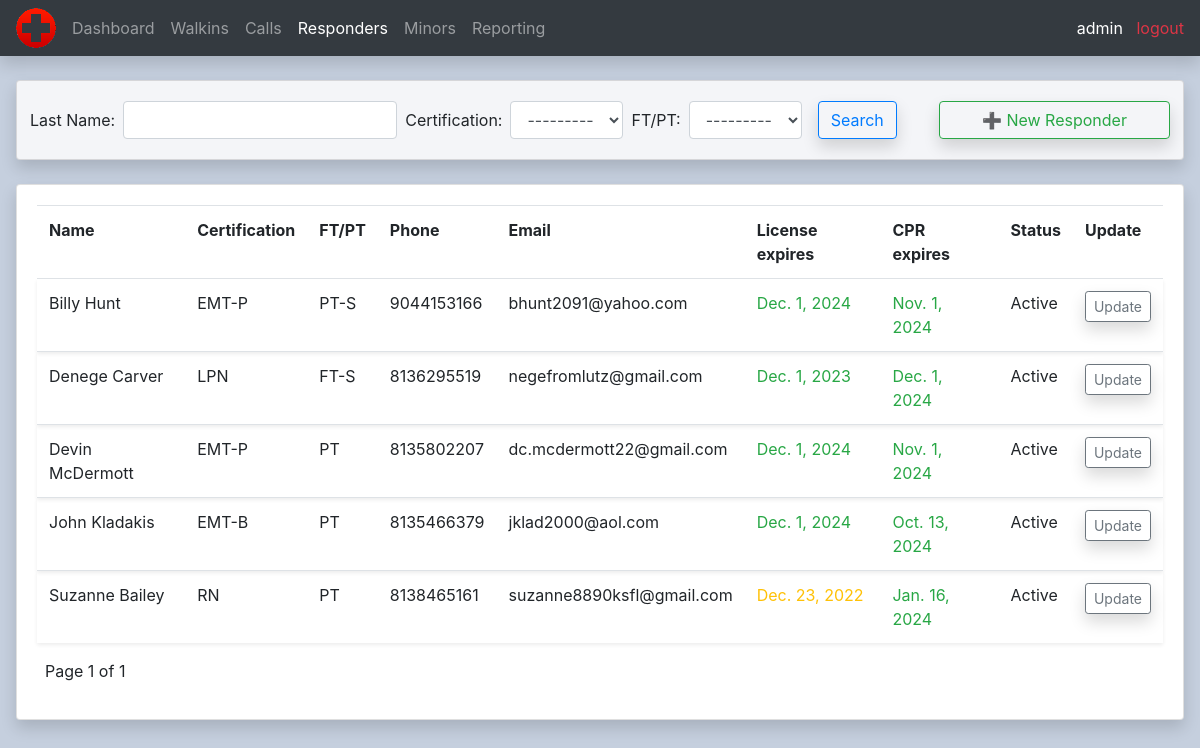
Page /responders/ (signed in) on the earlier database version.
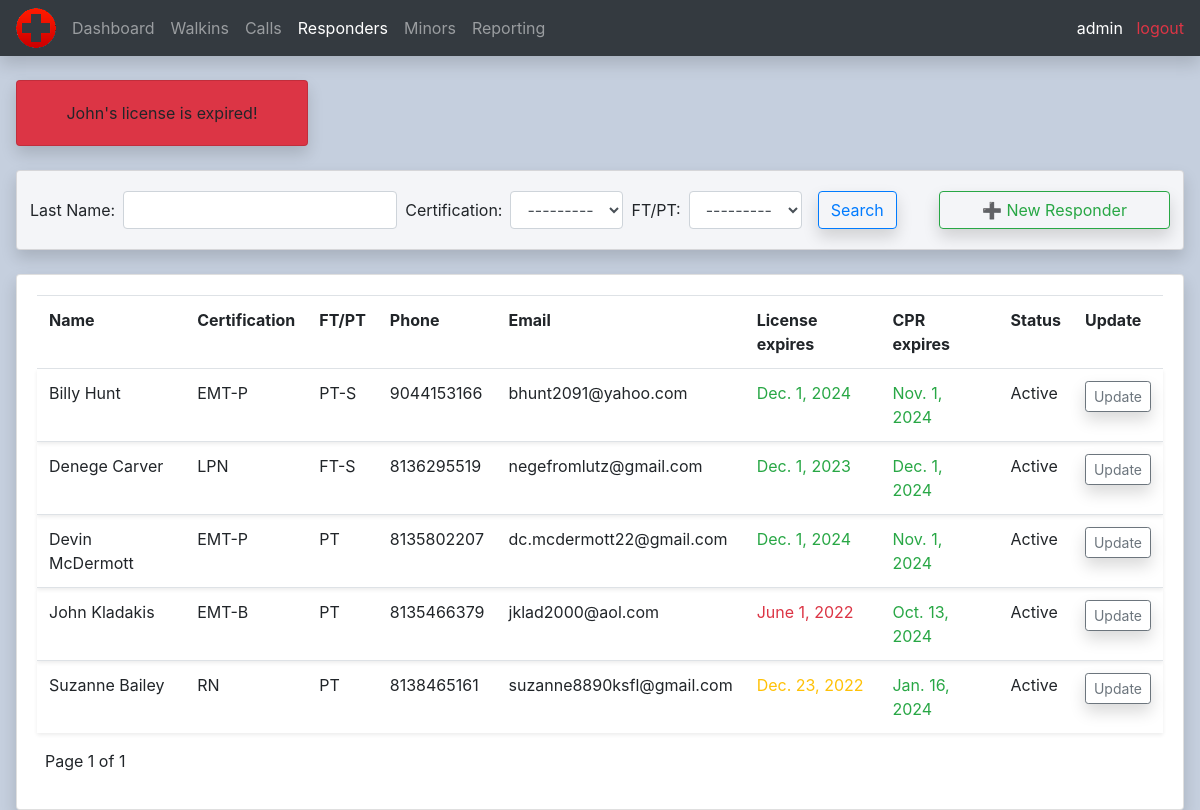
Same page on the later database version.
### calls/models.py (models this page shows, shortened)
class Responder(models.Model):
    CERTIFICATIONS = (
        ('EMT-B', 'EMT-B'),
        ('EMT-P', 'EMT-P'),
        ('LPN', 'LPN'),
        ('RN', 'RN')
    )
    STATUS = (
        ('PT', 'PT'),
        ('PT-S', 'PT-S'),
        ('FT-S', 'FT-S')
    )
    firstname = models.CharField(max_length=200, null=True)
    lastname = models.CharField(max_length=200, null=True)
    certification = models.CharField(max_length=200, null=True, choices=CERTIFICATIONS)
    status = models.CharField(max_length=200, null=True, choices=STATUS)
    phone = models.CharField(max_length=200, null=True)
    email = models.EmailField(null=True)
    license_scan = models.ImageField(null=True, blank=True)
    license_expiration = models.DateField(null=True, blank=True)
    cpr_scan = models.ImageField(null=True, blank=True)
    cpr_expiration = models.DateField(null=True, blank=True)
    active = models.BooleanField(default=True, null=True)

### calls/decorators.py (the view)
        def wrapper_func(request, *args, **kwargs):
            group = None
            if request.user.groups.exists():
                group = request.user.groups.all()[0].name
            if group in allowed_roles:
                return view_func(request, *args, **kwargs)
            else:
                return HttpResponse('You are not authorized to view this page')

### calls/templates/calls/all_responders.html (shortened to what this page needs)
{%  extends 'calls/main.html' %}
{% block content %}
<br>
<div class="row">
	<div class="col-md ml-3 mr-3">
		{% if expired_licenses %}
		<div class="card card-body bg-danger w-25 shadow">
			{% for name in expired_licenses%}
				<div class="row ml-auto mr-auto">
					{{ name }}'s license is expired!
				</div>
			{% endfor %}
		</div>
		<br>
		{% endif %}
		<div class="card card-body gray shadow">
			<div class="row">
				<form method="get" class="form-inline ml-2">
					{{ responderFilter.form }}
					<button class="btn btn-outline-primary ml-2 shadow" type="submit">Search</button>
				</form>
				<a class="btn btn-outline-success btn-block ml-auto mr-2 shadow" id="new_responder_btn" href="{% url 'new_responder' %}">➕ New Responder</a>
			</div>
		</div>
		<br>
		<div class="card card-body shadow">
			<table class="table">
				<tr>
					<th>Name</th>
					<th>Certification</th>
					<th>FT/PT</th>
					<th>Phone</th>
					<th>Email</th>
					<th>License expires</th>
					<th>CPR expires</th>
					<th>Status</th>
					<th>Update</th>
				</tr>
				{% for responder in responders %}
					<tr class="shadow-sm">
						<td>{{ responder.firstname }} {{ responder.lastname }}</td>
						<td>{{ responder.certification }}</td>
						<td>{{ responder.status }}</td>
						<td>{{ responder.phone }}</td>
						<td>{{ responder.email }}</td>
						<td class="text-success {% if responder.license_expiration <= today %}text-danger{% elif responder.license_expiration < time_threshold %}text-warning{% endif %}">{{ responder.license_expiration }}</td>
						<td class="text-success {% if responder.cpr_expiration <= today %}text-danger{% elif responder.cpr_expiration < time_threshold %}text-warning{% endif %}">{{ responder.cpr_expiration }}</td>
						{% if responder.active == True %}
							<td>Active</td>
						{% endif %}
						<td><a method="POST" class="btn btn-sm btn-outline-secondary shadow" id="on_scene_btn" href="{% url 'update_responder' responder.id %}">Update</a></td>
					</tr>
				{% endfor %}
			</table>
			<div class="row ml-2">
				<p>Page {{ page_obj.number }} of {{ page_obj.paginator.num_pages}}</p>
			</div>
		</div>
	</div>
</div>
{% endblock content %}

Differences in the rows shown:
changed Responder "John": license_expiration "Dec. 1, 2024" → "June 1, 2022"
Other differences:
new list line: "John"
new list line: "'s license is expired!"
